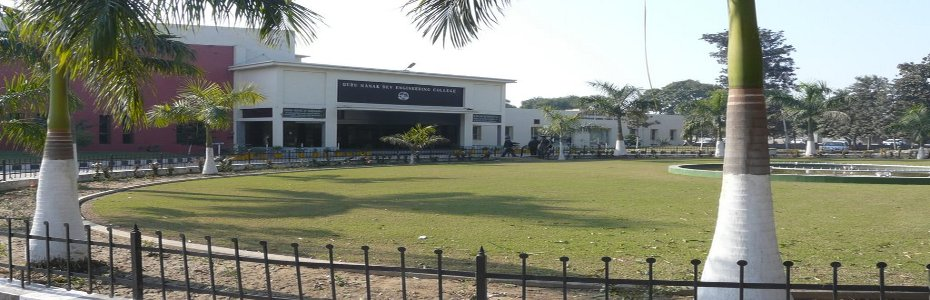
#> input picture cv_api/images/foto.jpg, 930 x 300 px
$ python blob.py
#> lines starting #> are read from the running program, lines starting #| are printed output that depends on the picture; after the words box and inside, x2 and y2 are one past the last pixel; in counts of white or black regions, pixels touching at a corner belong together
import cv2
import numpy as np
import matplotlib.pyplot as plt
m = cv2.imread('images/foto.jpg',0)
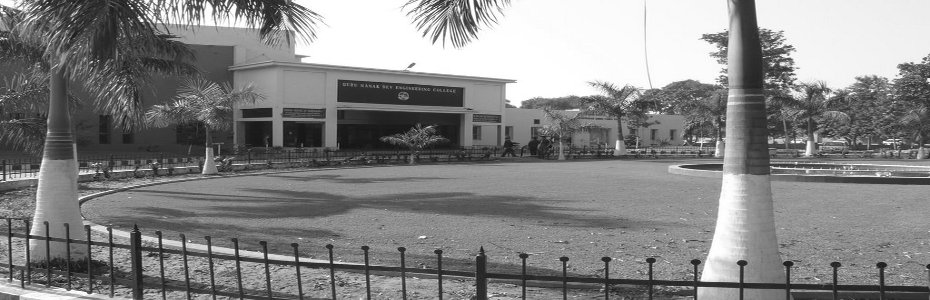
#> m: shape (300, 930); min 9, max 255, mean 133.3
ret,thresh1 = cv2.threshold(m,127,255,cv2.THRESH_BINARY)
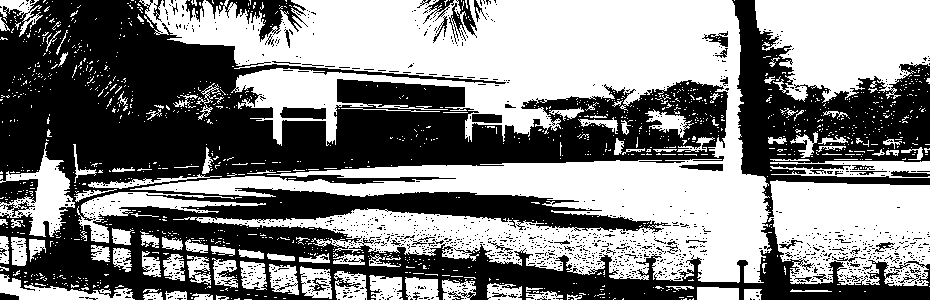
#> thresh1: shape (300, 930); 51.4% white; 1481 black regions (1428 under 20 px), largest, box (x1, y1, x2, y2) and area: (0, 0, 930, 300) 126362, (206, 0, 308, 42) 1451, (449, 0, 477, 44) 464
ret,thresh3 = cv2.threshold(m,127,255,cv2.THRESH_TRUNC)
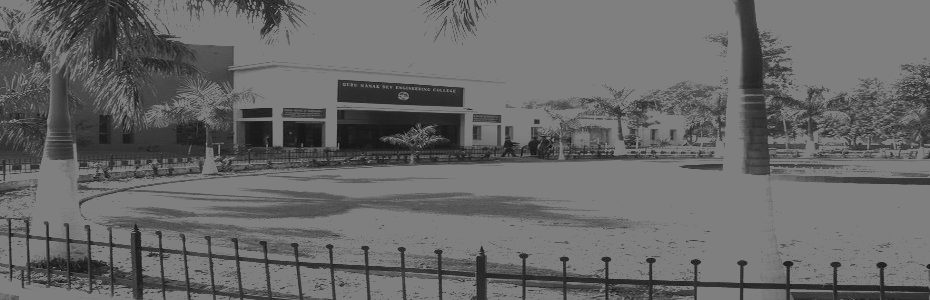
#> thresh3: shape (300, 930); min 9, max 127, mean 104
ret,thresh4 = cv2.threshold(m,127,255,cv2.THRESH_TOZERO)
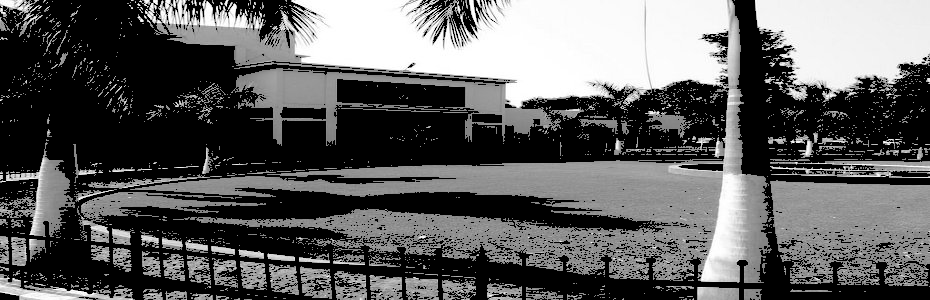
#> thresh4: shape (300, 930); min 0, max 255, mean 94.6
ret,thresh5 = cv2.threshold(m,127,255,cv2.THRESH_TOZERO_INV)
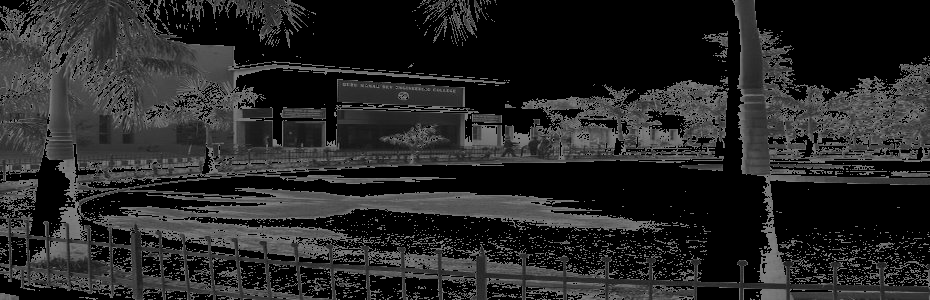
#> thresh5: shape (300, 930); min 0, max 127, mean 38.7

titles = ['Original Image','BINARY','BINARY_INV','TRUNC','TOZERO','TOZERO_INV']
images = [m, thresh1, thresh3, thresh4, thresh5]

for i in xrange(5):
    plt.subplot(2,3,i+1), plt.imshow(images[i],'gray')
    plt.title(titles[i])
    plt.xticks([]),plt.yticks([])

plt.show()

$ run again, with cv_api/images/0.jpg copied over cv_api/images/foto.jpg
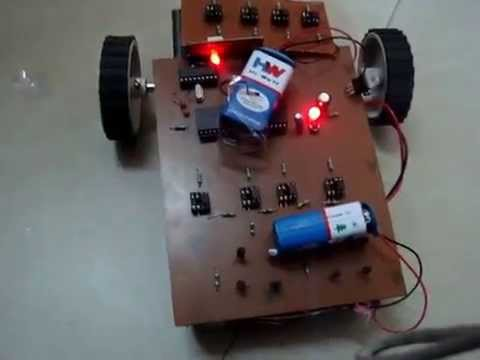
#> input picture cv_api/images/0.jpg, 480 x 360 px
#> `ret,thresh1 = cv2.threshold(m,127,255,cv2.THRESH_BINARY)`:
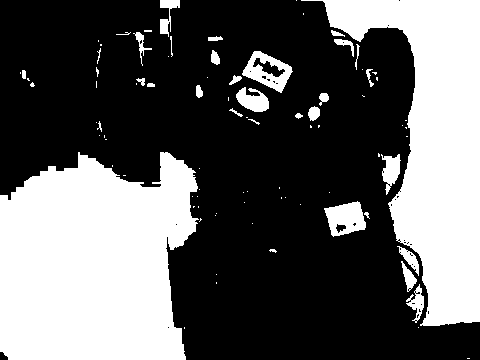
#> thresh1: shape (360, 480); 37.3% white; 88 white regions (57 under 20 px), largest, box (x1, y1, x2, y2) and area: (0, 152, 199, 360) 33936, (301, 0, 480, 326) 25128, (324, 201, 366, 237) 981
#> `ret,thresh5 = cv2.threshold(m,127,255,cv2.THRESH_TOZERO_INV)`:
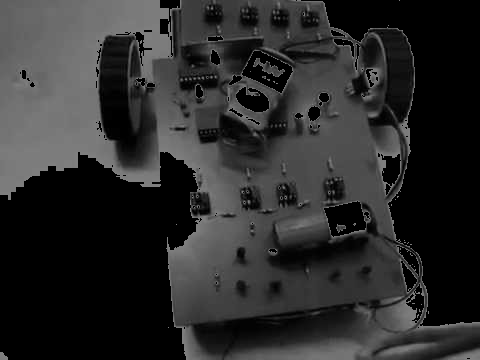
#> thresh5: shape (360, 480); min 0, max 127, mean 43.5
